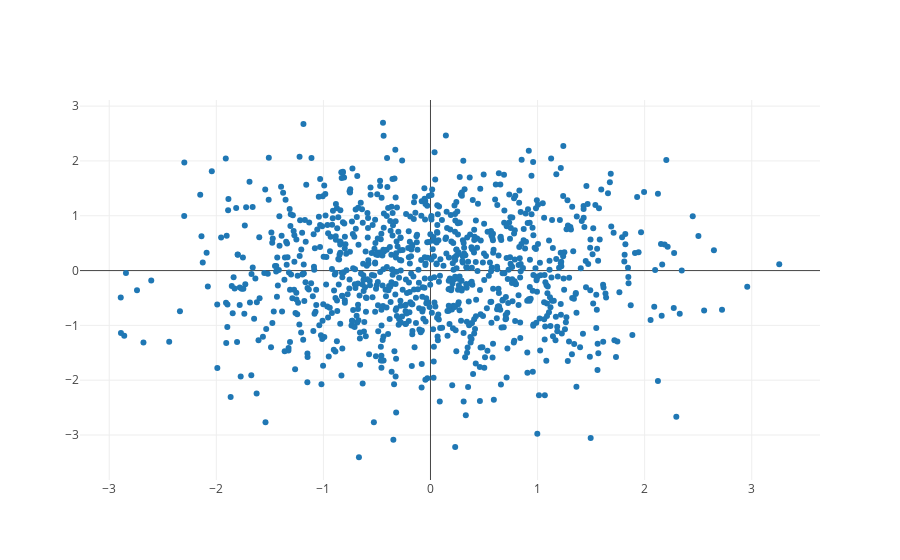

The code cell stored with this chart in its notebook:
### Code cell
plotize(data)

### Figure 1 — Plotly figure (JSON) as saved in the notebook; plotly's stock layout.template omitted (floating-point values rounded to 4 significant figures; data arrays with more than 128 entries replaced by an {"elided": "..."} marker saying what was removed)
{"data": [{"x": {"elided": "1000 float values"}, "mode": "markers", "y": {"elided": "1000 float values"}, "type": "scatter"}], "layout": {}}
